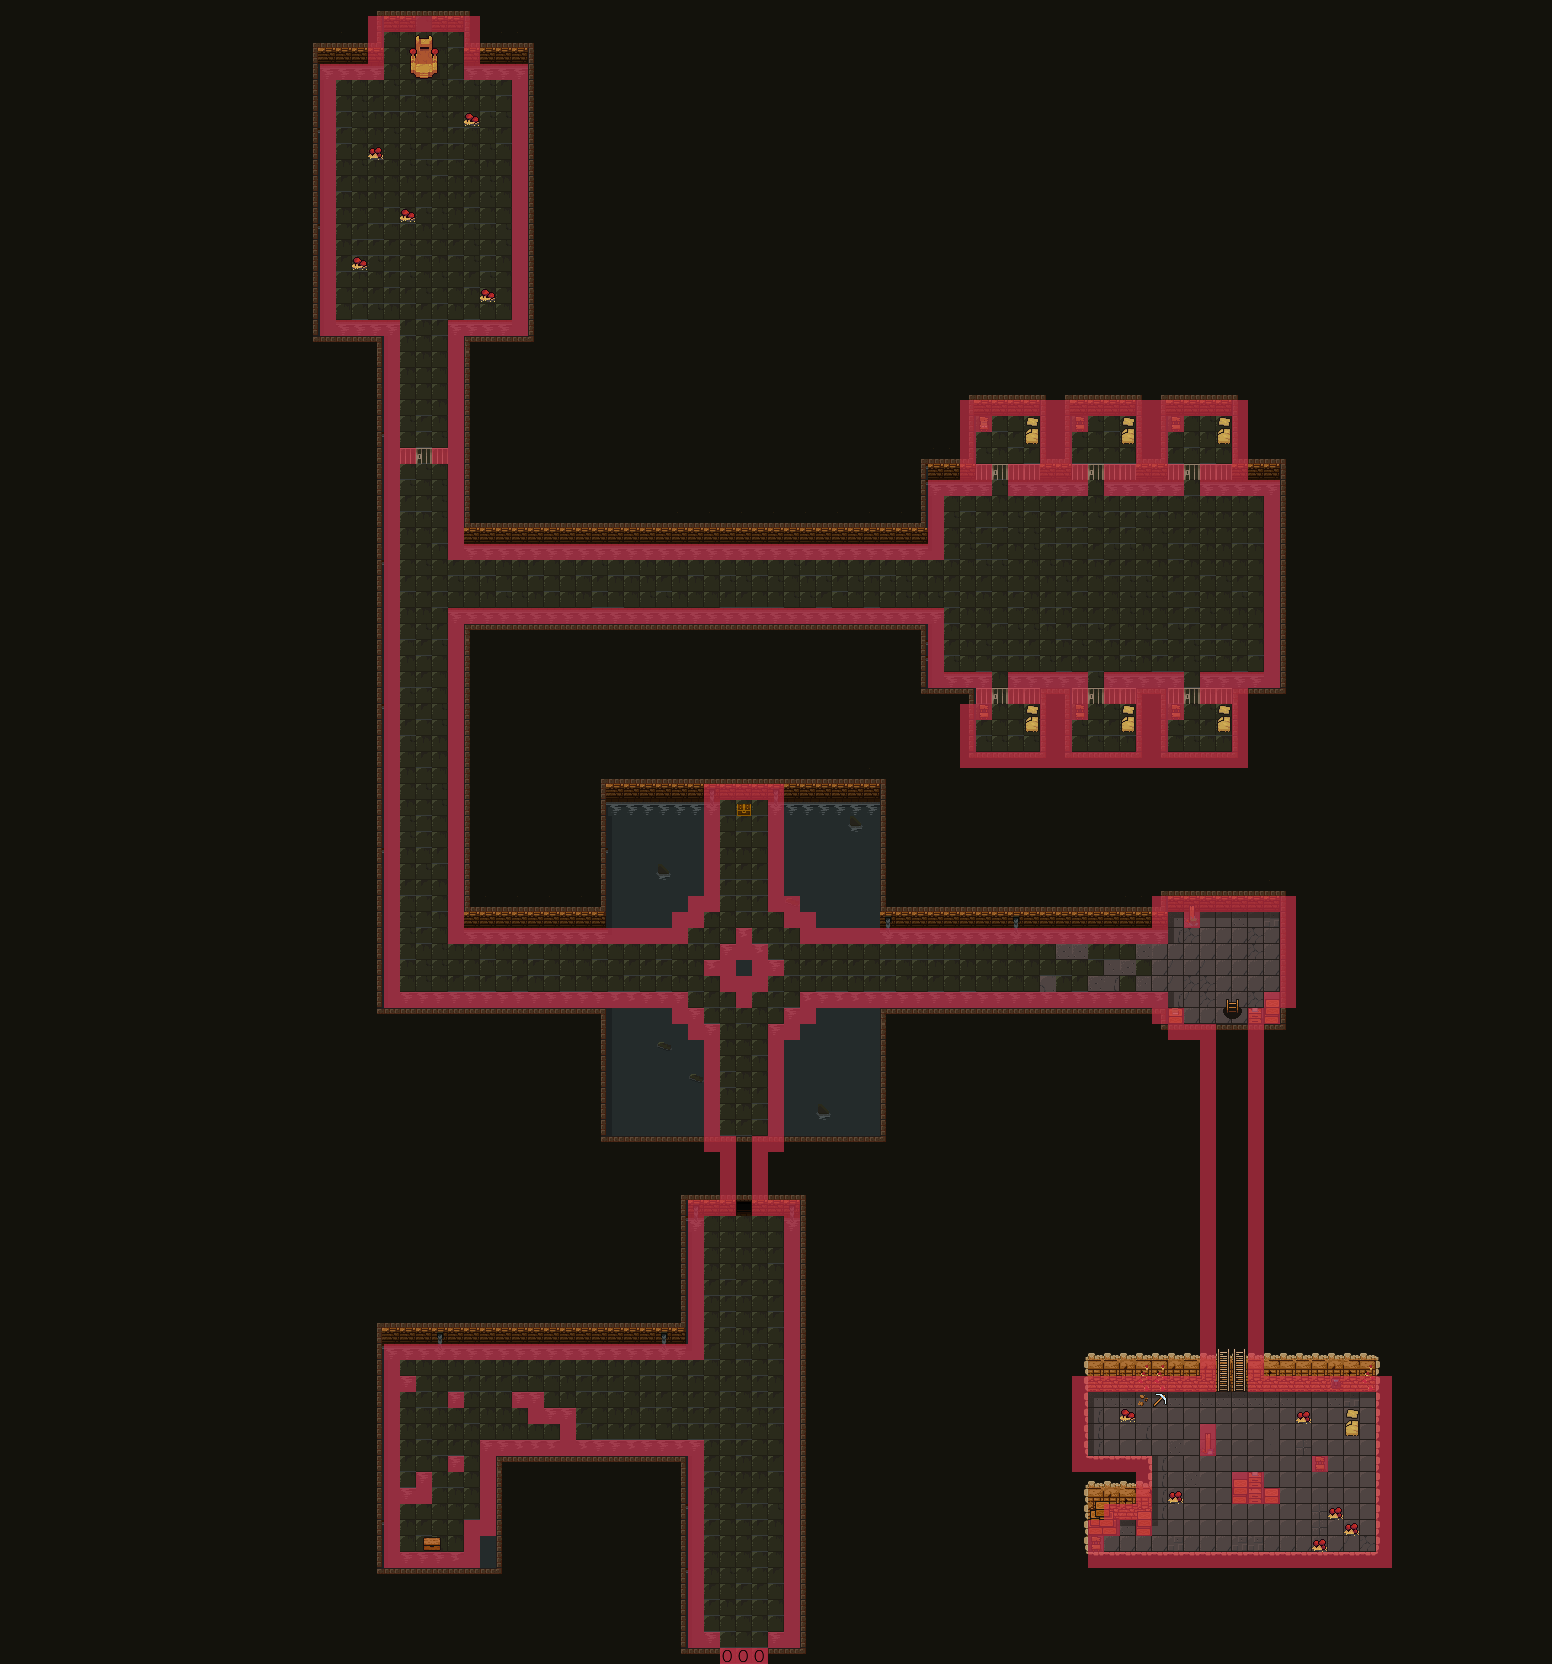

A 2D game scene composited from a Tiled map and its tileset images. What follows is a short description and the map's XML, with each tile layer's data collapsed to a summary:
An orthogonal 97x104 tile map with 16x16 px tiles, 7 tile layers (background, ground, walls & water, stair, deco, ...), 4 tilesets.

<map version="1.4" tiledversion="1.4.2" orientation="orthogonal" renderorder="right-down" width="97" height="104" tilewidth="16" tileheight="16" infinite="0" nextlayerid="12" nextobjectid="1">
 <properties>
  <property name="mapId" type="int" value="5" />
 </properties>
 <tileset firstgid="1" name="Tileset - Sewers 16x16" tilewidth="16" tileheight="16" tilecount="88" columns="8">
  <image source="../Environment/tileset - sewers 16x16.png" width="128" height="176" />
 </tileset>
 <tileset firstgid="89" name="Tileset - Complete 16x16" tilewidth="16" tileheight="16" tilecount="368" columns="8">
  <image source="../Environment/tileset - complete 16x16.png" width="128" height="736" />
 </tileset>
 <tileset firstgid="457" name="event_colors" tilewidth="16" tileheight="16" tilecount="12" columns="12">
  <image source="../event_colors.png" trans="c634ff" width="192" height="16" />
 </tileset>
 <tileset firstgid="469" name="collider_colors" tilewidth="16" tileheight="16" tilecount="6" columns="6">
  <image source="../collider_colors.png" trans="c634ff" width="96" height="16" />
 </tileset>
 <layer id="9" name="background" width="97" height="104">
  <data>[10088 cells, 10088 non-empty, 1 distinct tile ids]</data>
 </layer>
 <layer id="1" name="ground, walls &amp; water" width="97" height="104">
  <data>[10088 cells, 3095 non-empty, 126 distinct tile ids]</data>
 </layer>
 <layer id="4" name="stair" width="97" height="104">
  <data>[10088 cells, 1 non-empty, 1 distinct tile ids]</data>
 </layer>
 <layer id="5" name="deco" width="97" height="104">
  <data>[10088 cells, 111 non-empty, 46 distinct tile ids]</data>
 </layer>
 <layer id="8" name="deco2" width="97" height="104">
  <data>[10088 cells, 1 non-empty, 1 distinct tile ids]</data>
 </layer>
 <layer id="10" name="navigation" width="97" height="104">
  <properties>
   <property name="draw" type="int" value="0" />
   <property name="navigation" type="int" value="1" />
  </properties>
  <data>[10088 cells, 772 non-empty, 1 distinct tile ids]</data>
 </layer>
 <layer id="11" name="changeAreaSensors" width="97" height="104">
  <properties>
   <property name="draw" type="int" value="0" />
   <property name="event" type="int" value="1" />
   <property name="eventLayerId" type="int" value="0" />
  </properties>
  <data>[10088 cells, 3 non-empty, 1 distinct tile ids]</data>
 </layer>
</map>
